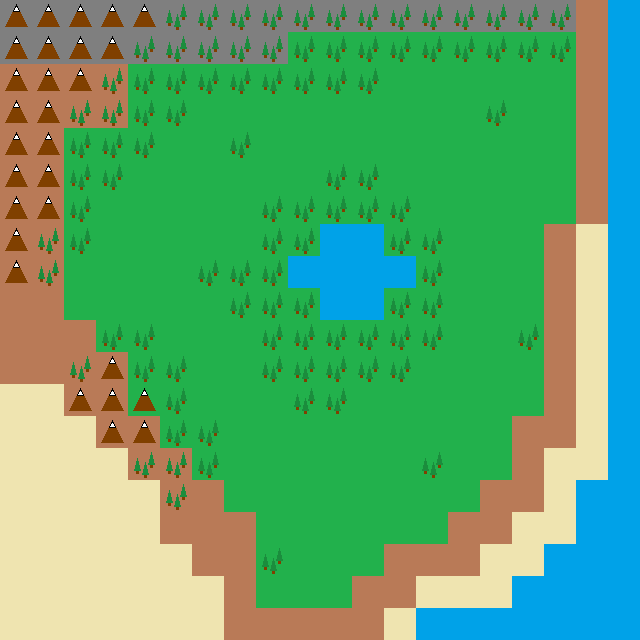

Tiled map render using the project's own tile images. Description and the whole map definition, tile-layer contents included, below:
An orthogonal 20x20 tile map with 32x32 px tiles, 2 tile layers (Tile Layer 1, Foreground) and 6 objects.

<map version="1.0" orientation="orthogonal" renderorder="right-down" width="20" height="20" tilewidth="32" tileheight="32" nextobjectid="10">
 <tileset firstgid="1" name="tileset" tilewidth="32" tileheight="32" tilecount="16" columns="4">
  <image source="tileset.png" width="128" height="128" />
 </tileset>
 <layer name="Tile Layer 1" width="20" height="20">
  <data encoding="csv">
8,8,8,8,8,8,8,8,8,8,8,8,8,8,8,8,8,8,2,3,
8,8,8,8,8,8,8,8,8,1,1,1,1,1,1,1,1,1,2,3,
2,2,2,2,1,1,1,1,1,1,1,1,1,1,1,1,1,1,2,3,
2,2,2,2,1,1,1,1,1,1,1,1,1,1,1,1,1,1,2,3,
2,2,1,1,1,1,1,1,1,1,1,1,1,1,1,1,1,1,2,3,
2,2,1,1,1,1,1,1,1,1,1,1,1,1,1,1,1,1,2,3,
2,2,1,1,1,1,1,1,1,1,1,1,1,1,1,1,1,1,2,3,
2,2,1,1,1,1,1,1,1,1,3,3,1,1,1,1,1,2,4,3,
2,2,1,1,1,1,1,1,1,3,3,3,3,1,1,1,1,2,4,3,
2,2,1,1,1,1,1,1,1,1,3,3,1,1,1,1,1,2,4,3,
2,2,2,1,1,1,1,1,1,1,1,1,1,1,1,1,1,2,4,3,
2,2,2,2,1,1,1,1,1,1,1,1,1,1,1,1,1,2,4,3,
4,4,2,2,1,1,1,1,1,1,1,1,1,1,1,1,1,2,4,3,
4,4,4,2,2,1,1,1,1,1,1,1,1,1,1,1,2,2,4,3,
4,4,4,4,2,2,1,1,1,1,1,1,1,1,1,1,2,4,4,3,
4,4,4,4,4,2,2,1,1,1,1,1,1,1,1,2,2,4,3,3,
4,4,4,4,4,2,2,2,1,1,1,1,1,1,2,2,4,4,3,3,
4,4,4,4,4,4,2,2,1,1,1,1,2,2,2,4,4,3,3,3,
4,4,4,4,4,4,4,2,1,1,1,2,2,4,4,4,3,3,3,3,
4,4,4,4,4,4,4,2,2,2,2,2,4,3,3,3,3,3,3,3
</data>
 </layer>
 <layer name="Foreground" width="20" height="20">
  <data encoding="csv">
7,7,7,7,7,6,6,6,6,6,6,6,6,6,6,6,6,6,0,0,
7,7,7,7,6,6,6,6,6,6,6,6,6,6,6,6,6,6,0,0,
7,7,7,6,6,6,6,6,6,6,6,6,0,0,0,0,0,0,0,0,
7,7,6,6,6,6,0,0,0,0,0,0,0,0,0,6,0,0,0,0,
7,7,6,6,6,0,0,6,0,0,0,0,0,0,0,0,0,0,0,0,
7,7,6,6,0,0,0,0,0,0,6,6,0,0,0,0,0,0,0,0,
7,7,6,0,0,0,0,0,6,6,6,6,6,0,0,0,0,0,0,0,
7,6,6,0,0,0,0,0,6,6,0,0,6,6,0,0,0,0,0,0,
7,6,0,0,0,0,6,6,6,0,0,0,0,6,0,0,0,0,0,0,
0,0,0,0,0,0,0,6,6,6,0,0,6,6,0,0,0,0,0,0,
0,0,0,6,6,0,0,0,6,6,6,6,6,6,0,0,6,0,0,0,
0,0,6,7,6,6,0,0,6,6,6,6,6,0,0,0,0,0,0,0,
0,0,7,7,7,6,0,0,0,6,6,0,0,0,0,0,0,0,0,0,
0,0,0,7,7,6,6,0,0,0,0,0,0,0,0,0,0,0,0,0,
0,0,0,0,6,6,6,0,0,0,0,0,0,6,0,0,0,0,0,0,
0,0,0,0,0,6,0,0,0,0,0,0,0,0,0,0,0,0,0,0,
0,0,0,0,0,0,0,0,0,0,0,0,0,0,0,0,0,0,0,0,
0,0,0,0,0,0,0,0,6,0,0,0,0,0,0,0,0,0,0,0,
0,0,0,0,0,0,0,0,0,0,0,0,0,0,0,0,0,0,0,0,
0,0,0,0,0,0,0,0,0,0,0,0,0,0,0,0,0,0,0,0
</data>
 </layer>
 <objectgroup name="Object Layer">
  <properties>
   <property name="type" value="city" />
  </properties>
  <object id="3" gid="5" x="288" y="192" width="32" height="32">
   <properties>
    <property name="type" value="city" />
   </properties>
  </object>
  <object id="4" gid="5" x="288" y="576" width="32" height="32">
   <properties>
    <property name="type" value="city" />
   </properties>
  </object>
  <object id="5" gid="5" x="64" y="544" width="32" height="32">
   <properties>
    <property name="type" value="city" />
   </properties>
  </object>
  <object id="6" gid="5" x="96" y="224" width="32" height="32">
   <properties>
    <property name="type" value="city" />
   </properties>
  </object>
  <object id="7" gid="5" x="352" y="416" width="32" height="32">
   <properties>
    <property name="type" value="city" />
   </properties>
  </object>
  <object id="9" gid="5" x="544" y="128" width="32" height="32">
   <properties>
    <property name="type" value="city" />
   </properties>
  </object>
 </objectgroup>
</map>